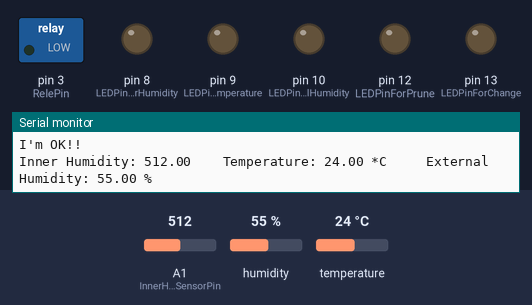
A sketch run on a simulated Arduino Uno, built with avr-gcc and run on an emulated ATmega328P. Parts: switched loads named in the sketch (green lamp = pin HIGH), output pins drawn as LEDs (lit = HIGH), the last lines printed to the serial monitor. Inputs (shaded band) come from the test bench; at power-on: A1 (InnerHumiditySensorPin) = 512, humidity 55 %, temperature 24 °C.

Above: at 1.8 s.
1.9 s: A1 (InnerHumiditySensorPin) set to 738
3.4 s: A1 (InnerHumiditySensorPin) set to 767
At 4.6 s:
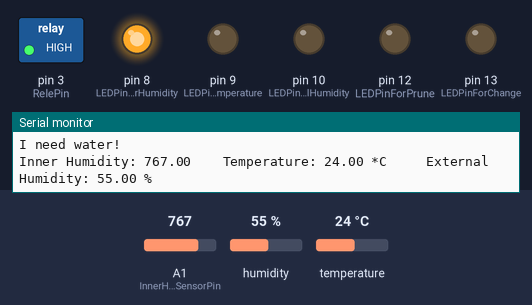
9.7 s: humidity set to 78 %
15.3 s: humidity set to 81 %
At 16.5 s:
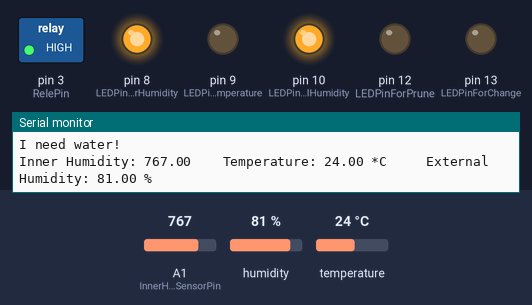
21.3 s: temperature set to 27 °C
At 22.9 s:
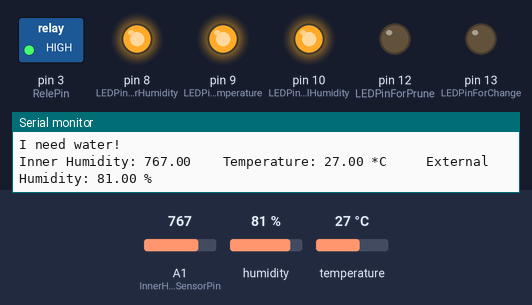
26.6 s: A1 (InnerHumiditySensorPin) set to 122
At 27.7 s:
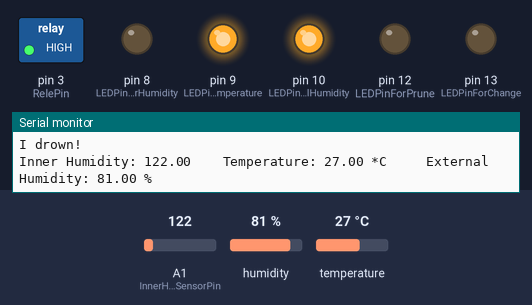
Timing chart, 0 to 47.4 s (numbered marks = the images above; inputs shaded):
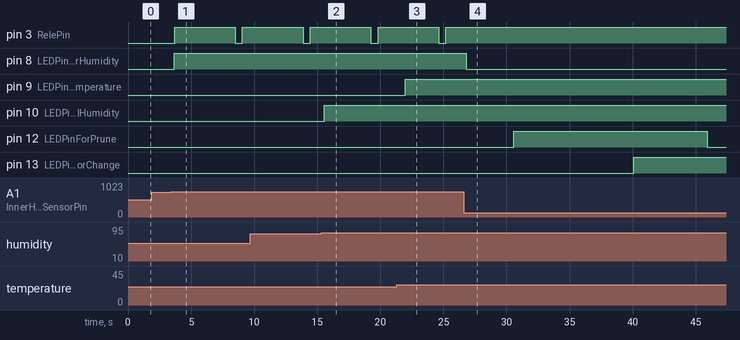

The sketch:

DH11_sensor.ino
```cpp
/*
  DHT11
  https://programarfacil.com/blog/arduino-blog/sensor-dht11-temperatura-humedad-arduino/

  Humedad
  https://www.luisllamas.es/arduino-humedad-suelo-fc-28/

  PROYECTO
  http://elcajondeardu.blogspot.com/2016/05/tutorial-huertos-inteligentes-dht11.html

  Relé
  https://www.google.com/url?sa=i&source=images&cd=&ved=2ahUKEwiCnfCOgvzlAhVxoFkKHWeeAB8QjRx6BAgBEAQ&url=%2Furl%3Fsa%3Di%26source%3Dimages%26cd%3D%26ved%3D%26url%3Dhttps%253A%252F%252Fwww.instructables.com%252Fid%252FM%2525C3%2525A1quina-De-Lluvia-Controlada-Con-Arduino%252F%26psig%3DAOvVaw3EjcCiqBU9Zy7V16ypJKrw%26ust%3D1574450175443660&psig=AOvVaw3EjcCiqBU9Zy7V16ypJKrw&ust=1574450175443660
  http://diwo.bq.com/utilizar-rele-arduino-zum-core/

  Chequear riego una vez al día
  Buscar baterías
*/


#include <DHT.h>
#include <DHT_U.h>

/*For Sensors*/
#define DHTSensorPin 2 // Digital Pin for DHT sensor (temperature and external humedity)
#define DHTType DHT11 // Kind of sensor
#define LightSensorPin A0
#define InnerHumiditySensorPin A1 // More humidity less value


/*For Rele*/
#define RelePin 3


/*For LEDS*/
#define LEDPinInnerHumidity 8
#define LEDPinTemperature 9
#define LEDPinExternalHumidity 10

#define LEDPinForPrune 12
#define LEDPinForChange 13


/*Maximum values of parameters*/
#define maxValueOfInnerHumidity 750
#define minValueOfInnerHumidity 300
#define maxValueOfTemperature 26
#define maxValueOfExternalHumidity 80


/*For advices*/
bool advicePrune;
bool adviceChange;

long previousMillisForPrune = 0; // will store last time updated
long previousMillisForChange = 0; // will store last time updated

/*Intervals of time*/
long aDay = 86400000; // 8,64e+7 ms.
long intervalAdvicePruneOn = 15000; // aDay
long intervalAdvicePruneOff = 30000; // aDay*30
long intervalAdviceChangeOn = 20000; // aDay*2
long intervalAdviceChangeOff = 40000; // aDay*365
long intervalCheckWaterOn = 10000; // aDay/24
long intervalCheckWaterOff = 40000; // aDay


/*For watering*/
bool dry;
bool checkWater;
long previousMillisForCheckingWater = 0; // will store last time updated
long previousMillisForWater = 0; // will store last time updated
long intervalWaterOn = 250; // 1 seconds ON
long intervalWaterOff = 4500; // 1 seconds OFF


// Instance of DHT class (temperatura and extarnal humidity sensor)
DHT dht(DHTSensorPin, DHTType);


void setup() {
  Serial.begin(9600); // Beginning Serial monitor

  dht.begin(); // Initializing the sensor

  /*Pin mode for LEDS*/
  pinMode(LEDPinInnerHumidity, OUTPUT);
  pinMode(LEDPinTemperature, OUTPUT);
  pinMode(LEDPinExternalHumidity, OUTPUT);
  pinMode(LEDPinForPrune, OUTPUT);
  pinMode(LEDPinForChange, OUTPUT);
  pinMode(RelePin, OUTPUT);

  advicePrune = false;
  adviceChange = false;
  dry = false;
  checkWater = true;
}

void loop() {
  delay(500);

  readData(); // Reads data and calls to checkStatus and printData
  advice(); // Call to chechForPrune and checkForChange procedures
}


void readData(){
  float innerHumidity = analogRead(InnerHumiditySensorPin); /*?? hasta 1013*/
  float temperature = dht.readTemperature();  // Reading temperature in Celcius
  float externalHumidity = dht.readHumidity(); // Reading relative humidity

  checkStatus(innerHumidity, temperature, externalHumidity);
  printData(innerHumidity, temperature, externalHumidity);
}


void checkStatus(float iH, float t, float eH){
  /*Conditions for Watering*/
      if(iH <= minValueOfInnerHumidity){
        Serial.println("I drown!\t");
        digitalWrite(LEDPinInnerHumidity, LOW);
        checkWater = false;
        return;
      }
      if((iH > minValueOfInnerHumidity) && (iH < maxValueOfInnerHumidity)){
        Serial.println("I'm OK!!\t");
        digitalWrite(LEDPinInnerHumidity, LOW);
      }
      if(iH >= maxValueOfInnerHumidity){
        Serial.println("I need water!\t");
        digitalWrite(LEDPinInnerHumidity, HIGH);
        water();
      }
      else digitalWrite(LEDPinInnerHumidity, LOW);


  /*Comparign data with maximum values*/
  if(t >= maxValueOfTemperature) digitalWrite(LEDPinTemperature, HIGH);
  else digitalWrite(LEDPinTemperature, LOW);

  if(eH >= maxValueOfExternalHumidity) digitalWrite(LEDPinExternalHumidity, HIGH);
  else digitalWrite(LEDPinExternalHumidity, LOW);
}


/*Prints in serial monitor the recollected data*/
void printData(float iH, float t, float eH){

  // Proving if there is not an error
  if (isnan(iH) ||isnan(t) || isnan(eH)) {
    Serial.println("Error in some obtained data");
    return;
  }

  Serial.print("Inner Humidity: "); Serial.print(iH);
  Serial.print("\t\tTemperature: ");  Serial.print(t); Serial.print(" *C ");
  Serial.print("\t\tExternal Humidity: ");  Serial.print(eH); Serial.println(" %");
}


void advice(){
  /*Advisors*/
  checkForPrune();
  checkForChange();
}


void checkForPrune(){
  unsigned long currentMillisForPrune = millis();

  if (advicePrune == false) {
    if(currentMillisForPrune - previousMillisForPrune > intervalAdvicePruneOff) {
      Serial.println("Prune!!!");
      previousMillisForPrune = currentMillisForPrune;
      advicePrune = true;
    }
  }
  else {
    if(currentMillisForPrune - previousMillisForPrune > intervalAdvicePruneOn) {
      Serial.println("Do NOT prune!!!");
      previousMillisForPrune = currentMillisForPrune;
      advicePrune = false;
    }
  }

  digitalWrite(LEDPinForPrune, advicePrune);
}


void checkForChange(){
  unsigned long currentMillisForChange = millis();

  if (adviceChange == false) {
    if(currentMillisForChange - previousMillisForChange > intervalAdviceChangeOff) {
      Serial.println("Change!!!");
      previousMillisForChange = currentMillisForChange;
      adviceChange = true;
    }
  }
  else {
    if(currentMillisForChange - previousMillisForChange > intervalAdviceChangeOn) {
      Serial.println("Do NOT change!!!");
      previousMillisForChange = currentMillisForChange;
      adviceChange = false;
    }
  }

  digitalWrite(LEDPinForChange, adviceChange);
}


void water(){
  unsigned long currentMillisForWater = millis();

  if (dry == true) {
      if(currentMillisForWater - previousMillisForWater > intervalWaterOff) {
        Serial.println("Watering!!!");
        previousMillisForWater = currentMillisForWater;
        dry = false;
      }
    }
    else {
      if(currentMillisForWater - previousMillisForWater > intervalWaterOn) {
        Serial.println("Do NOT Watering!!!");
        previousMillisForWater = currentMillisForWater;
        dry = true;
      }
    }

  digitalWrite(RelePin, dry);
}
```

Measured:
- the behaviour switches between 749 and 750 on A1 (InnerHumiditySensorPin) (found by bisection; images 0 and 1)
- the behaviour switches between 79 and 80 % on humidity (found by bisection; images 1 and 2)
- the behaviour switches between 25 and 26 °C on temperature (found by bisection; images 2 and 3)
- after the input at 3.4 s, pin 3 (RelePin): LOW → HIGH after 0.29 s, → LOW 4.8 s later, → HIGH 0.57 s later; pin 8 (LEDPinInnerHumidity): LOW → HIGH after 0.29 s
- after the input at 15.3 s, pin 10 (LEDPinExternalHumidity): LOW → HIGH after 0.24 s
- after the input at 21.3 s, pin 9 (LEDPinTemperature): LOW → HIGH after 0.68 s
- after the input at 26.6 s, pin 3 (RelePin): stops changing and stays HIGH; pin 8 (LEDPinInnerHumidity): HIGH → LOW after 0.22 s
